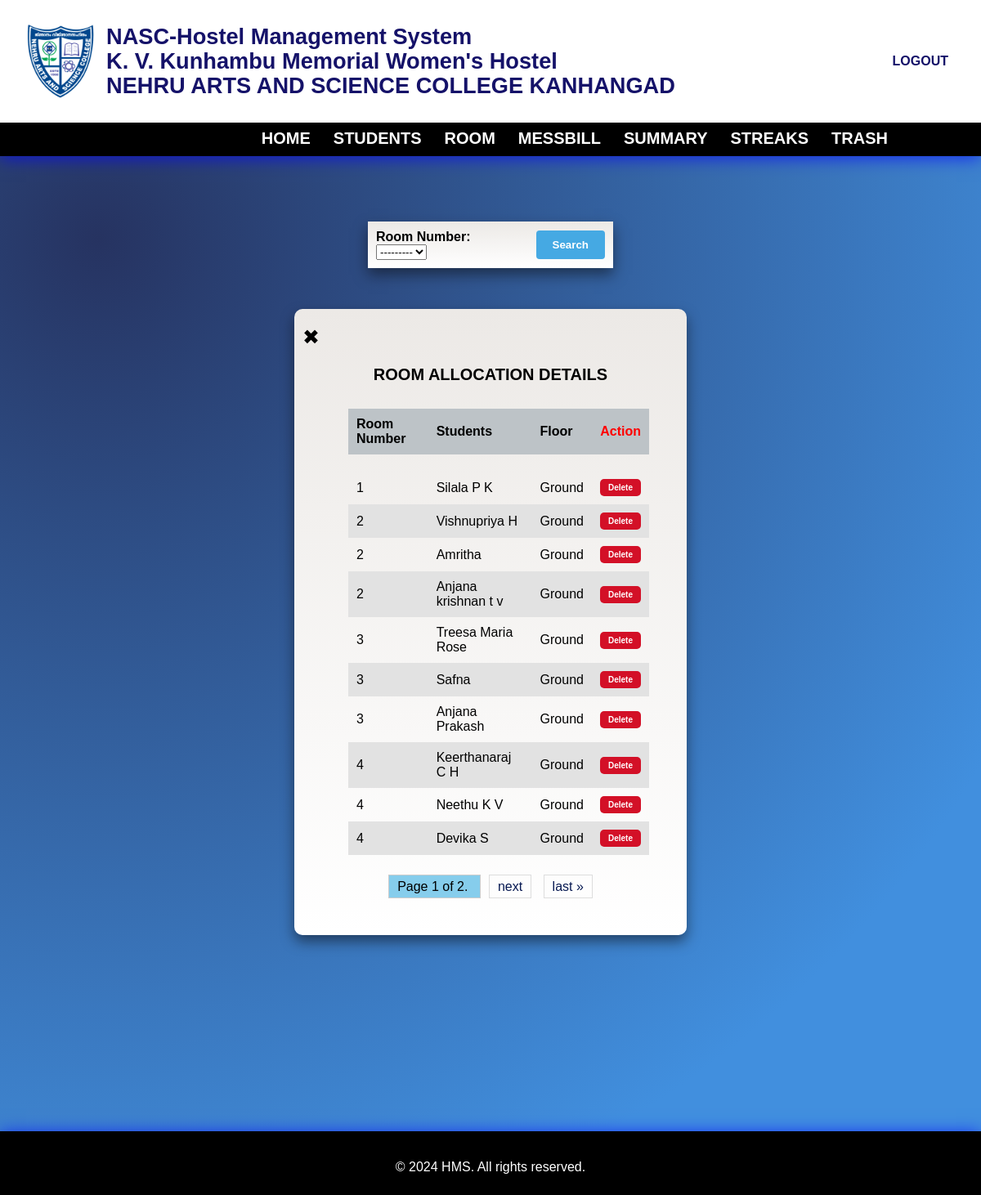
Before: /allotements/ (signed in) with the older database file.
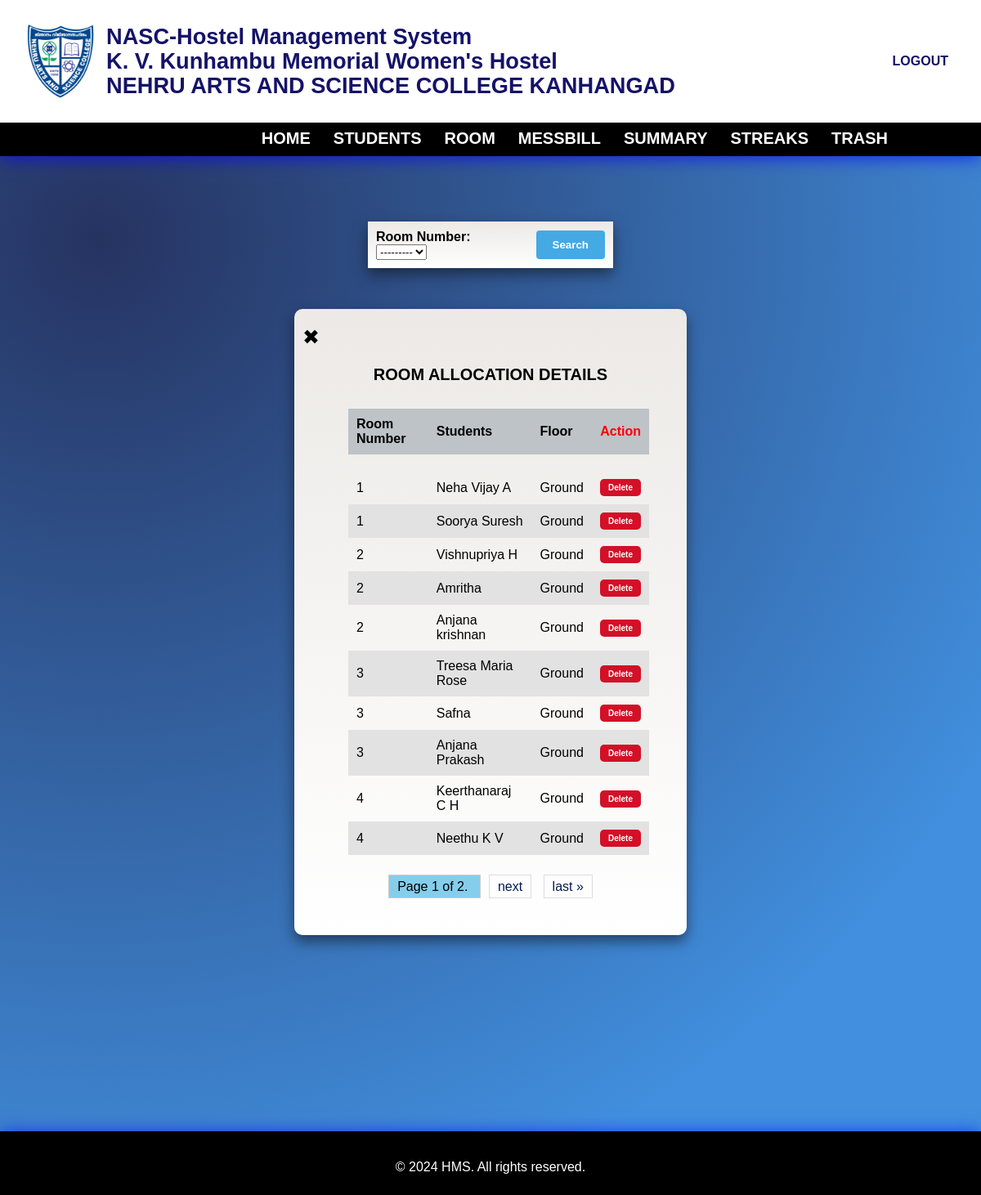
After: the same page with the newer database file.
### hostel/models.py (models this page shows, shortened)
class Room(models.Model):
    room_number = models.SmallIntegerField(unique=True)
    floor_choices = [('Ground','Ground'),('First','First'),('Second','Second')]
    floor = models.CharField(max_length=50, choices=floor_choices)
    capacity = models.PositiveIntegerField(default=3)
    def __str__(self):
        return str(self.room_number)

class Allotment(models.Model):
    room_number = models.ForeignKey(Room,on_delete=models.CASCADE)
    name = models.OneToOneField(Student,on_delete=models.CASCADE)

class Student(models.Model):
    admn_no = models.PositiveIntegerField(unique=True)
    name = models.CharField(max_length=50)
    year_of_admn = models.PositiveSmallIntegerField()
    pgm = models.ForeignKey(Programme, on_delete=models.CASCADE)
    year_choices = [
        (1,'First'),(2,'Second'),(3,'Third'),(4,'Fourth'),(5,'Fifth'),
    ]
    year = models.IntegerField(choices=year_choices)
    dob = models.DateField()
    email = models.EmailField()
    photo = models.ImageField(upload_to="images/")
    contact_regex = RegexValidator(regex=r'^\d{10}$',message="Contact number must be a 10-digit number.")
    contact = models.CharField(validators=[contact_regex], max_length=10)  # Using CharField for contact with max length 10
    parent_name = models.CharField(max_length=50)
    address = models.TextField(max_length=200)
    date_joined = models.DateField(auto_now_add=True)
    CATEGORY_CHOICES = [
        ('GENERAL', 'GENERAL'),
        ('OBC', 'OBC'),
        ('OEC', 'OEC'),
        ('SC', 'SC'),
        ('ST', 'ST'),
    ]
    category = models.CharField(max_length=20, choices=CATEGORY_CHOICES, default='GENERAL')
    EGRANTZ_CHOICES = [
        (True, 'Yes'),
        (False, 'No'),
    ]
    E_Grantz = models.BooleanField(choices=EGRANTZ_CHOICES)
    def __str__(self):
        return self.name

### hostel/views.py (the view)
# urls.py: path('allotements/',views.view_allotement,name='view_allotement'),
@group_required('warden', login_url='access_denied')
def view_allotement(request):
    try:
        filter = roomFilter(request.GET, queryset=Allotment.objects.select_related('room_number', 'name').order_by('room_number'))
        alloted_list = filter.qs
        paginator = Paginator(alloted_list,10)
        page_number = request.GET.get('page')
        page_obj = paginator.get_page(page_number)
        return render(request, 'hostel/allotements.html', {'alloted': page_obj, 'filter': filter})
    except Exception:
        return render(request,'hostel/error.html')

### hostel/context_processors.py (called while the page is built)
def group_processor(request):
    if request.user.is_authenticated:
        is_warden_group = request.user.groups.filter(name='warden').exists()
        is_secretary_group = request.user.groups.filter(name='secretary').exists()  # Adjust as needed
    else:
        is_warden_group = False
        is_secretary_group = False
    return {
        'is_warden_group': is_warden_group,
        'is_secretary_group': is_secretary_group,
    }

### hostel/templates/hostel/allotements.html (shortened to what this page needs)
{% extends 'hostel/base.html' %}
{% load static %}
{% block style %}
<link rel="stylesheet" href="{% static 'styles/allotements.css' %}">
{% endblock %}
{% block content %}
<section class="main">
    <div class="main-body">
        <form method="get" class="filter-form">
            <table id="filter-table">
                <tr>
                    <td class="filter-td" style="text-align: left;">
                        <label for="id_room_number">Room Number:</label>
                        {{filter.form.room_number}}
                    </td>
                    <td class="filter-td" style="text-align: right;">
                        <button type="submit" id="search">Search</button>
                    </td>
                </tr>
            </table>
        </form>
        <div class="main-block">
            <div class="header-links">
                <a href="{% url 'room_list' %}" class="back-link" id="closeBtn">&#10006;</a>
            </div>
            <h5>Room Allocation Details</h5>
            <div class="allot">
                <div class="table-resposive">
                    <table>
                        <tr>
                            <th>Room Number</th><th>Students</th><th>Floor</th><th style="text-align: right; color: red;">Action</th>
                        </tr>
                        <tr id="ignore-row">
                            <td></td><td></td><td></td><td></td>
                        </tr>
                        {% for a in alloted %}
                        <tr>
                            <td>{{a.room_number}}</td>
                            <td>{{a.name}}</td>
                            <td>{{a.room_number.floor}}</td>
                            <td style="text-align: right;"><a href="{% url 'delete_allocation' a.name %}" onclick="return confirmDelete();">Delete</a></td>
                        </tr>
                        {% endfor %}
                    </table>
                </div>
            </div>
            <div class="pagination">
                <span class="step-links">
                    <span class="current">
                        Page {{ alloted.number }} of {{ alloted.paginator.num_pages }}.
                    </span>
                    {% if alloted.has_next %}
                        <a href="?page={{ alloted.next_page_number }}">next</a>
                        <a href="?page={{ alloted.paginator.num_pages }}">last &raquo;</a>
                    {% endif %}
                </span>
            </div>
        </div>
    </div>
</section>
{% endblock %}

### hostel/templates/hostel/base.html (shortened to what this page needs)
{% load static %}
<!DOCTYPE html>
<html lang="en">
<head>
    <link rel="stylesheet" href="{% static 'styles/base.css' %}">
    {% block style %}
    {% endblock %}
</head>
<body>
    <section class="header">
        <div class="nasc">
            <div class="logo-heading">
                <img src="{% static 'logo.png' %}" class="logo-image">
            </div>
            <div class="institution-name">
                <h1>NASC-Hostel Management System<br>K. V. Kunhambu Memorial Women's Hostel<br>NEHRU ARTS AND SCIENCE COLLEGE KANHANGAD</h1>
            </div>
            <form action="{% url 'logout' %}" method="post" class="logout-form">
                <button type="submit" value="Logout" class="logout-btn"><img src="{% static 'logout.png' %}" id="exit"><div id="log-text">Logout</div></button>
            </form>
        </div>
        {% if is_warden_group %}
        <nav>
            <div class="nav-links" id="navLinks">
                <ul>
                    <li><a href="{% url 'home' %}">HOME</a></li>
                    <li><a href="{% url 'view_student' %}">STUDENTS</a></li>
                    <li><a href="{% url 'room_list' %}">ROOM</a></li>
                    <li><a href="{% url 'total_bill' %}">MESSBILL</a></li>
                    <li><a href="{% url 'view_attendance' %}">SUMMARY</a></li>
                    <li><a href="{% url 'streak' %}">STREAKS</a></li>
                    <li><a href="{% url 'inactive_student' %}">TRASH</a></li>
                </ul>
            </div>
        </nav>
        {% endif %}
    </section>
    {% block content %}
    {% endblock %}
    <footer>
        <div class="footer-section">
            <p>&copy; 2024 HMS. All rights reserved.</p>
        </div>
    </footer>
</body>
</html>

### hostel/static/styles/base.css (style rules this page uses)
* { margin: 0; padding: 0; font-family: sans-serif; box-sizing: border-box; }
body { background-image: radial-gradient( circle farthest-corner at 10% 20%, rgba(38,51,97,1) 0%, rgba(65,143,222,1) 79% ); }
.header { width: 100%; background-position: center; background-size: cover; position: relative; background:#FFFFFF; box-shadow: 0 2px 20px rgba(0, 0, 255, 0.7); }
.nasc { display: flex; align-items: center; padding: 20px; color: #151269; }
.logo-heading { display: flex; align-items: center; justify-content: center; background-color: transparent; padding: 5px; margin-right: 0; border-radius: 5px; overflow: hidden; }
.logo-image { width: 100px; height: 100px; }
.institution-name h1 { font-size: 1.7em; line-height: 1.1; }
.logout-form { margin-left: auto; }
.logout-btn { background-color: transparent; color: #151269; font-size: 16px; text-transform: uppercase; font-weight: bolder; border: none; padding: 10px 20px; border-radius: 5px; cursor: pointer; transition: background-color 0.3s ease, color 0.3s ease; }
nav { width: 100%; display: flex; padding: 0 100px; justify-content: space-between; align-items: center; background: black; }
nav ul { display: inline-flex; list-style: none; }
nav ul li { list-style: none; display: inline-block; padding: 8px 14px; position: relative; }
nav ul li a { text-decoration: none; color: white; font-size: 20px; font-weight: bolder; }
.nav-links { flex: 1; text-align: right; }
.nav-links ul li::after { content: ""; width: 0; height: 2px; background: white; display: block; margin: auto; transition: 0.5s; }
footer { background-color: black; color: white; padding: 10px 100px; display: flex; justify-content: space-between; align-items: flex-start; flex-wrap: wrap; box-shadow: 0 2px 20px rgba(0, 0, 255, 0.7); }
.footer-section { flex: 1 1 200px; margin: 10px; }
.footer-section p { margin: 5px 0; }
.footer-section:last-child { flex: 1 1 100%; text-align: center; margin-top: 20px; }

### hostel/static/styles/allotements.css (style rules this page uses)
.main-body { margin-top: 10vh; margin-bottom: 30vh; }
.main-block { width: 40%; margin: 0 auto; padding: 20px 10px; border-radius: 10px; background: linear-gradient(#ECE9E6, #FFFFFF); box-shadow: 0 8px 16px rgba(10, 10, 11, 0.5); margin-bottom: 50px; }
#filter-table { margin: auto; width: 25%; border-collapse: collapse; margin-bottom: 50px; box-shadow: 0 8px 16px rgba(10, 10, 11, 0.5); }
.filter-td { padding: 10px; background: linear-gradient(#ECE9E6, #FFFFFF); }
label { font-weight: bold; }
#search { padding: 10px 20px; background: #45a9e3; color: white; font-weight: bolder; transition: background-color 0.3s, opacity 0.3s; border: none; border-radius: 4px; cursor: pointer; }
.allot { width: 80%; margin: 0 auto; }
.allot table { border-collapse: collapse; width: 100%; margin: 10px; }
.allot th { background-color: #bdc3c7; }
.allot tr:nth-child(even) { background-color: #E2E2E2; }
#ignore-row { background-color: transparent; }
.allot th, .allot td { border: none; text-align: left; padding: 10px 10px; }
.allot tr td a { color: white; background: #D31027; padding: 5px 10px; text-decoration: none; border-radius: 5px; display: inline-block; transition: background-color 0.3s ease; border: none; font-weight: bold; font-size: 10px; text-align: center; }
h5 { color: black; text-align: center; margin-top: 10px; margin-bottom: 30px; text-transform: uppercase; font-size: 20px; font-weight: bolder; }
.header-links { display: flex; justify-content: space-between; align-items: center; position: relative; top: 0; width: 100%; padding: 0; margin-bottom: 20px; }
.header-links .back-link { font-size: 25px; color: black; text-decoration: none; display: inline-block; }
.pagination { display: flex; justify-content: center; margin-top: 30px; margin-bottom: 30px; }
.pagination .step-links a { margin: 0 5px; padding: 5px 10px; background:fff; border: 1px solid #ddd; text-decoration: none; color: #071952; }
.pagination .step-links .current { margin: 0 5px; padding: 5px 10px; background: rgb(134, 205, 236); border: 1px solid #ccc; color: black; }

Changed rows visible on the page:
removed Allotment: room_number "1", name "Silala P K", room_number.floor "Ground"
removed Allotment: room_number "4", name "Devika S", room_number.floor "Ground"
added Allotment: room_number "1", name "Neha Vijay A", room_number.floor "Ground"
added Allotment: room_number "1", name "Soorya Suresh", room_number.floor "Ground"
changed through a linked row, Allotment: name "Anjana krishnan t v" → "Anjana krishnan"
